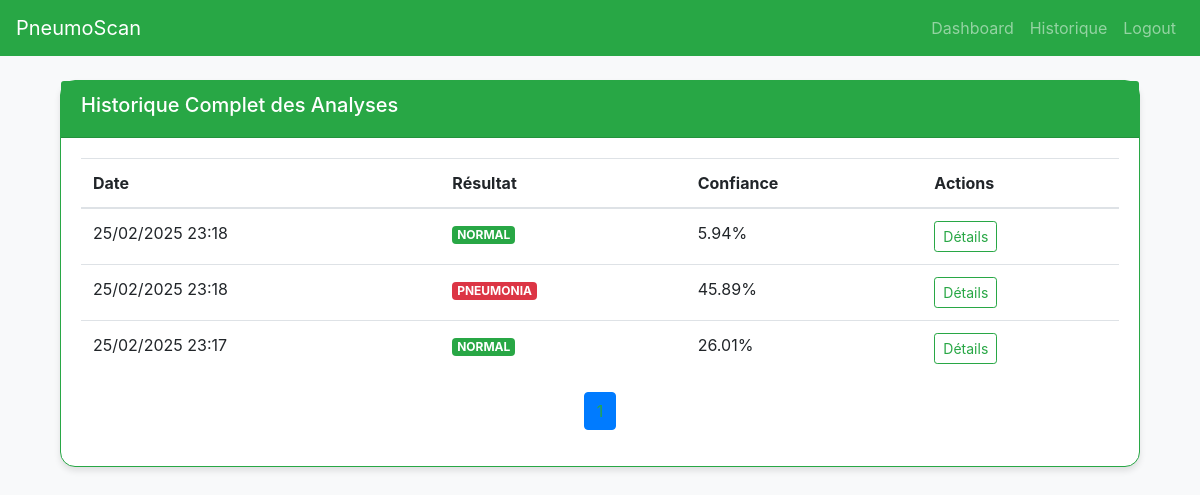
The app's page /history (signed in), older data.
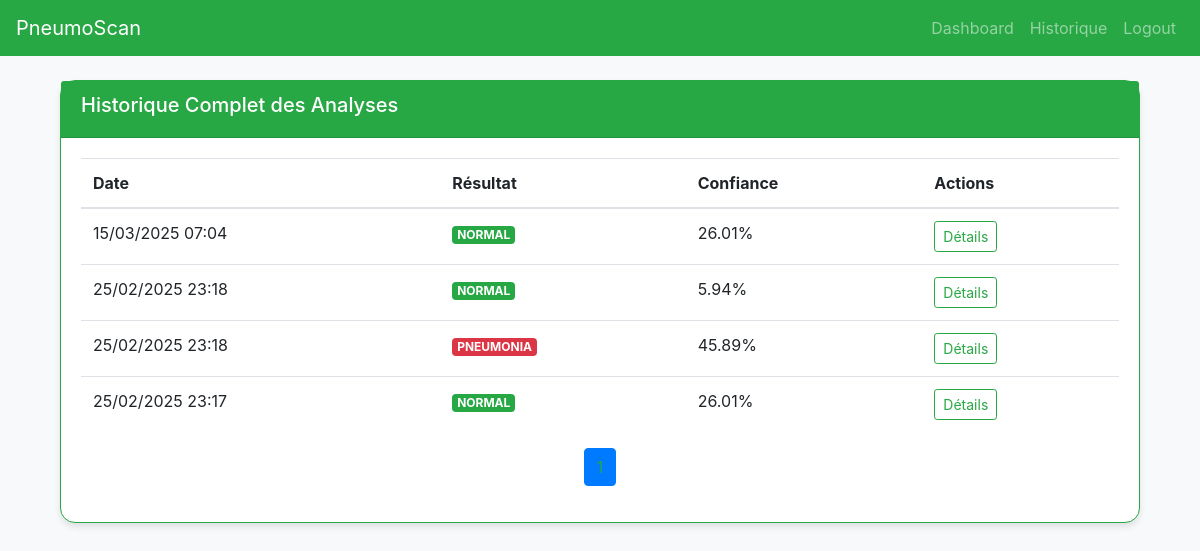
The same page, newer data.
### app.py (models this page shows)
class AnalysisHistory(db.Model):
    id = db.Column(db.Integer, primary_key=True)
    user_id = db.Column(db.Integer, db.ForeignKey('user.id'), nullable=False)
    filename = db.Column(db.String(200), nullable=False)
    result = db.Column(db.String(50), nullable=False)
    confidence = db.Column(db.Float, nullable=False)
    timestamp = db.Column(db.DateTime, default=datetime.utcnow)
    feedback = db.relationship('UserFeedback', backref='analysis', uselist=False)

### app.py (the view)
@app.route('/history')
@login_required
def full_history():
    page = request.args.get('page', 1, type=int)
    per_page = 10
    analyses = AnalysisHistory.query.filter_by(user_id=current_user.id) \
        .order_by(AnalysisHistory.timestamp.desc()) \
        .paginate(page=page, per_page=per_page)
    return render_template('full_history.html', analyses=analyses)

### app.py (called while the page is built)
@login_manager.user_loader
def load_user(user_id):
    return User.query.get(int(user_id))

### templates/full_history.html (shortened to what this page needs)
{% extends "base.html" %}
{% block content %}
    <div class="container">
        <div class="card border-success mb-4">
            <div class="card-header bg-success text-white">
                <h5>Historique Complet des Analyses</h5>
            </div>
            <div class="card-body">
                <div class="table-responsive">
                    <table class="table table-hover">
                        <thead>
                        <tr>
                            <th>Date</th>
                            <th>Résultat</th>
                            <th>Confiance</th>
                            <th>Actions</th>
                        </tr>
                        </thead>
                        <tbody>
                        {% for analysis in analyses.items %}
                            <tr>
                                <td>{{ analysis.timestamp.strftime('%d/%m/%Y %H:%M') }}</td>
                                <td>
                                <span class="badge badge-{{ 'danger' if analysis.result == 'PNEUMONIA' else 'success' }}">
                                    {{ analysis.result }}
                                </span>
                                </td>
                                <td>{{ "%.2f"|format(analysis.confidence * 100) }}%</td>
                                <td>
                                    <a href="{{ url_for('analysis_details', analysis_id=analysis.id) }}"
                                       class="btn btn-sm btn-outline-success">
                                        Détails
                                    </a>
                                </td>
                            </tr>
                        {% endfor %}
                        </tbody>
                    </table>
                </div>
                <nav aria-label="Page navigation">
                    <ul class="pagination justify-content-center">
                        {% for page_num in analyses.iter_pages() %}
                            <li class="page-item {% if page_num == analyses.page %}active{% endif %}">
                                <a class="page-link text-success"
                                   href="{{ url_for('full_history', page=page_num) }}">
                                </a>
                            </li>
                        {% endfor %}
                    </ul>
                </nav>
            </div>
        </div>
    </div>
{% endblock %}

### templates/base.html (shortened to what this page needs)
<!DOCTYPE html>
<html>
<head>
    <link rel="stylesheet" href="https://stackpath.bootstrapcdn.com/bootstrap/4.5.2/css/bootstrap.min.css">
    <link rel="stylesheet" href="{{ url_for('static', filename='css/style.css') }}">
</head>
<body>
<nav class="navbar navbar-expand-lg navbar-dark bg-success">
    <a class="navbar-brand" href="/">PneumoScan</a>
    <div class="collapse navbar-collapse">
        <div class="navbar-nav ml-auto">
            {% if current_user.is_authenticated %}
                <a class="nav-item nav-link" href="/dashboard">Dashboard</a>
                <a class="nav-item nav-link" href="{{ url_for('full_history') }}">Historique</a>
                <a class="nav-item nav-link" href="/logout">Logout</a>
            {% else %}
                <a class="nav-item nav-link" href="/login">Login</a>
                <a class="nav-item nav-link" href="/register">Register</a>
            {% endif %}
        </div>
    </div>
</nav>
<div class="container mt-4">
    {% block content %}{% endblock %}
</div>
</body>
</html>

### static/css/style.css (style rules this page uses)
body { background-color: #f8f9fa; }
.card { border-radius: 15px; box-shadow: 0 4px 6px rgba(0, 0, 0, 0.1); }

Row changes from the older to the newer data that the page shows:
added AnalysisHistory: timestamp "15/03/2025 07:04", result "NORMAL", analysis.confidence*100 "26.01"
